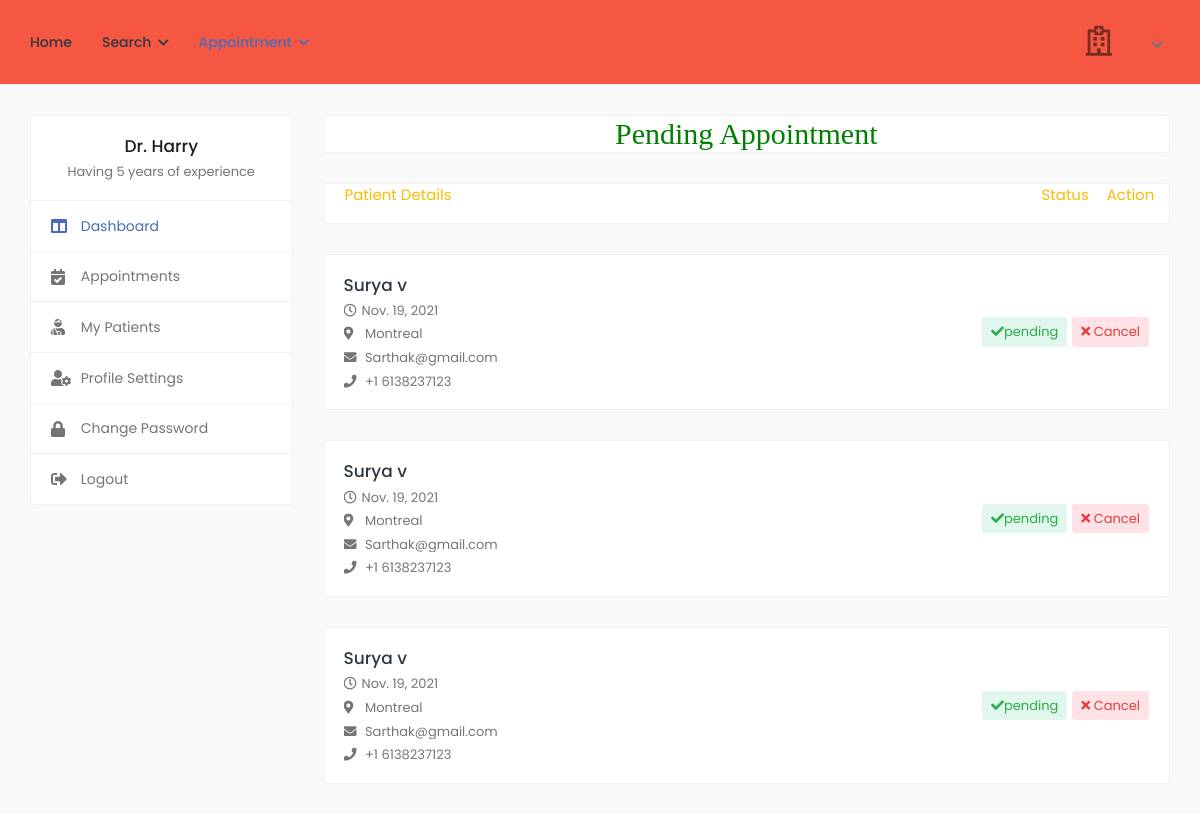
Page /d_appointment (signed in) on the committed database.
### health/models.py (models this page shows, shortened)
class Doctor(models.Model):
    status = models.CharField(max_length=100,null=True)
    user = models.ForeignKey(User, on_delete=models.CASCADE, null=True)
    mobile = models.CharField(max_length=10, null=True)
    address = models.CharField(max_length=100, null=True)
    experience = models.CharField(max_length=100, null=True)
    specialist = models.CharField(max_length=100, null=True)
    daystiming = models.CharField(max_length=100, null=True)
    timing = models.CharField(max_length=100, null=True)
    dob = models.DateField(null=True)
    gender = models.CharField(max_length=100,choices=gender,null=True)
    biography = models.TextField(null=True)

class Appointment(models.Model):
    doctor=models.ForeignKey(Doctor, on_delete=models.CASCADE, null=True)
    patient=models.ForeignKey(Patient, on_delete=models.CASCADE, null=True)
    a_date=models.DateField(null=True)
    a_timing=models.CharField(max_length=100,null=True)
    status=models.CharField(max_length=100,null=True)
    p_status=models.CharField(max_length=100,null=True)

class Patient(models.Model):
    user = models.ForeignKey(User,on_delete=models.CASCADE,null=True)
    blood_group = models.CharField(max_length=10,choices=blood_group,null=True)
    ex_year= models.CharField(max_length=10,null=True)
    ex_month= models.CharField(max_length=10,null=True)
    mobile = models.CharField(max_length=10,null=True)
    address = models.CharField(max_length=100,null=True)
    dob = models.DateField(null=True)

### health/views.py (the view)
# urls.py: path('d_appointment', d_appointment,name="d_appointment"),
def d_appointment(request):
    if not access(request.user):
        messages.success(request,'Update Your Profile and Wait for Verification')
        return redirect('doctor_profile')
    data=Appointment.objects.filter(doctor=Doctor.objects.get(user=request.user),status="pending")
    d={'data':data}
    return render(request,'doctor/d_appoinment.html',d)

### health/views.py (called while the page is built)
def access(user):
    try:
        user = Doctor.objects.get(user=user)
        if user.status == "pending":
            return False
        else:
            return True
    except:
           pass

### health/templates/doctor/d_appoinment.html (shortened to what this page needs)
{% extends 'doctor/sidebar.html' %}
{% load static %}
{% block b %}
<h2 style="font-family:roman;color:green" align="center" class="card">Pending Appointment</h2>
        <div class="card">
            <div class="row">
                    <div class="col-10">
                        <p>
                            Patient Details
                        </p>
                    </div>
                <div class="col-2">
                            <span style="margin-left:-10%">
                                Status
                            </span>
                            <span style="margin-left:12%">
                                Action
                            </span>
                            </div>
                        </div>
                    </div>
    {% for i in data %}
        <div class="appointments">
                <div class="appointment-list">
                    <div class="profile-info-widget">
                        <div class="profile-det-info">
                            <h3><a href="#">{{i.patient.user.first_name}} {{i.patient.user.last_name}}</a></h3>
                            <div class="patient-details">
                                <h5><i class="far fa-clock"></i>{{i.a_date}}</h5>
                                <h5><i class="fas fa-map-marker-alt"></i> {{i.patient.address}}</h5>
                                <h5><i class="fas fa-envelope"></i> {{i.patient.user.email}}</h5>
                                <h5 class="mb-0"><i class="fas fa-phone"></i> +1 {{i.patient.mobile}}</h5>
                            </div>
                        </div>
                    </div>
                    <div class="appointment-action">
                        <a href="{% url 'update_status' i.id %}" class="btn btn-sm bg-success-light">
                            <i class="fas fa-check"></i>{{i.status}}
                        </a>
                        <a href="{% url 'doctor_cancel_appointment' i.id %}" class="btn btn-sm bg-danger-light" onclick="return confirm('Are you sure to Cancel Appointment?')">
                            <i class="fas fa-times"></i> Cancel
                        </a>
                    </div>
                </div>
            </div>
{% endfor %}
{% endblock %}

### health/templates/doctor/sidebar.html (shortened to what this page needs)
{% extends 'doctor/doctor_navigation.html' %}
{% block body %}
{% load static %}
			<div class="content">
				<div class="container-fluid">
					<div class="row">
						<div class="col-md-5 col-lg-4 col-xl-3 theiaStickySidebar">
							<div class="profile-sidebar">
								<div class="widget-profile pro-widget-content">
									<div class="profile-info-widget">
										<div class="profile-det-info">
											<h3>Dr. {{request.user.first_name}} {{request.user.last_name}}</h3>
											<div class="patient-details">
												<h5 class="mb-0">{{request.user.doctor_set.all.0.biography}}</h5>
											</div>
										</div>
									</div>
								</div>
								<div class="dashboard-widget">
									<nav class="dashboard-menu">
										<ul>
											<li class="active">
												<a href="{% url 'doctor_dashboard' %}">
													<i class="fas fa-columns"></i>
													<span>Dashboard</span>
												</a>
											</li>
											<li>
												<a href="{% url 'confirmed_d_appointment' %}">
													<i class="fas fa-calendar-check"></i>
													<span>Appointments</span>
												</a>
											</li>
											<li>
												<a href="{% url 'my_patient' %}">
													<i class="fas fa-user-injured"></i>
													<span>My Patients</span>
												</a>
											</li>
											<li>
												<a href="{% url 'doctor_profile' %}">
													<i class="fas fa-user-cog"></i>
													<span>Profile Settings</span>
												</a>
											</li>
											<li>
												<a href="{% url 'doctor_change_password' %}">
													<i class="fas fa-lock"></i>
													<span>Change Password</span>
												</a>
											</li>
											<li>
												<a href="{% url 'logout' %}">
													<i class="fas fa-sign-out-alt"></i>
													<span>Logout</span>
												</a>
											</li>
										</ul>
									</nav>
								</div>
							</div>
						</div>
						<div class="col-md-7 col-lg-8 col-xl-9">
                            {% block b %}
                            {% endblock %}
                            </div>
					</div>
				</div>
			</div>
{% endblock %}

### rows in the picture
Appointment: patient.user.first_name "Surya", patient.user.last_name "v", a_date "Nov. 19, 2021", patient.address "Montreal", patient.user.email "Sarthak@gmail.com", patient.mobile "6138237123", status "pending"
Appointment: patient.user.first_name "Surya", patient.user.last_name "v", a_date "Nov. 19, 2021", patient.address "Montreal", patient.user.email "Sarthak@gmail.com", patient.mobile "6138237123", status "pending"
Appointment: patient.user.first_name "Surya", patient.user.last_name "v", a_date "Nov. 19, 2021", patient.address "Montreal", patient.user.email "Sarthak@gmail.com", patient.mobile "6138237123", status "pending"

### other values in the picture
{{ request.user.first_name }} "Harry"
{{ request.user.doctor_set.all.0.biography }} "Having 5 years of experience"
